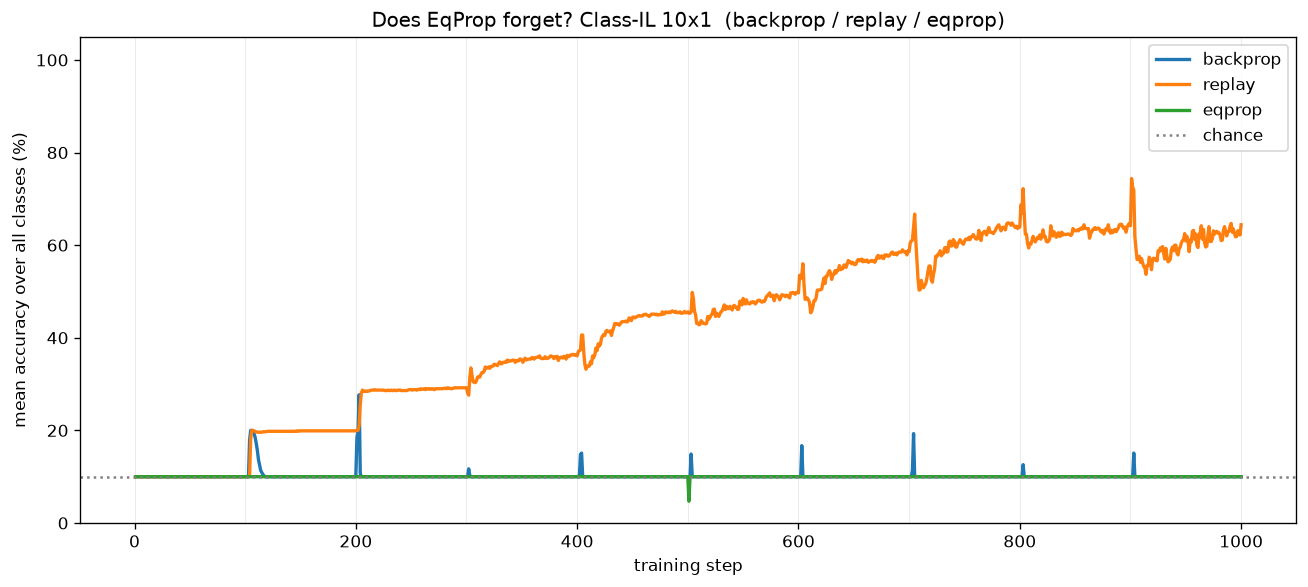

The Python source for this figure:
"""does_eqprop_forget_classil10x1
Q: Does EqProp forget under Class-IL (10x1)?
   Controls: backprop (should forget), replay (should fix it). Under test: EqProp.
   Runs this one comparison and saves one figure named after this script.
"""
import sys
import time
from pathlib import Path
ROOT = Path(__file__).resolve().parent.parent
sys.path.insert(0, str(ROOT))                      # make `src` importable from anywhere

import torch
import numpy as np
import matplotlib.pyplot as plt
from torch.utils.data import DataLoader, Subset

from src.data import load_mnist, class_indices, make_eval_set
from src.methods import make_backprop, make_replay, make_eqprop

# ============================ constants ============================
DEVICE          = "cuda" if torch.cuda.is_available() else "cpu"
DATA_DIR        = ROOT / "data"                    # <project>/data
FIG             = Path(__file__).resolve().with_suffix(".png")   # figure named after this script
IMG_SIZE        = 14
SEED            = 0
TASKS           = [[c] for c in range(10)]         # 10 tasks, one class each (10x1)
ITERS           = 100                              # weight updates per task
BATCH           = 64
EVAL_EVERY      = 1                               # evaluate every N updates
EVAL_PER_CLASS  = 100                              # held-out TEST images per class for evaluation

BP_LR                          = 0.1               # backprop control
RP_LR, RP_PER_CLASS            = 0.1, 20           # replay control
EQP_LR, EQP_BETA, EQP_DT       = 0.03, 0.3, 0.3    # eqprop (under test)
EQP_MAX_STEPS, EQP_SETTLE_PAT  = 500, 30
# ==================================================================

IN_DIM = IMG_SIZE * IMG_SIZE
train, test = load_mnist(size=IMG_SIZE, root=str(DATA_DIR))
cidx = class_indices(train)
eval_x, eval_y = make_eval_set(test, per_class=EVAL_PER_CLASS, device=DEVICE)

methods = {
    "backprop": make_backprop(in_dim=IN_DIM, lr=BP_LR, seed=SEED, device=DEVICE),
    "replay":   make_replay(train, cidx, in_dim=IN_DIM, lr=RP_LR, per_class=RP_PER_CLASS, seed=SEED, device=DEVICE),
    "eqprop":   make_eqprop(in_dim=IN_DIM, lr=EQP_LR, beta=EQP_BETA, dt=EQP_DT,
                            max_steps=EQP_MAX_STEPS, settle_patience=EQP_SETTLE_PAT, seed=SEED, device=DEVICE),
}

# columns:  cur%  = accuracy on the class(es) being trained right now (is it learning?)
#           seen% = mean accuracy over all classes seen so far   (is it forgetting them?)
#           all%  = mean over all 10 classes  (matches the plotted line)
HDR = f"{'task':>5} {'step':>6} {'cur%':>6} {'seen%':>7} {'all%':>6} {'time':>6}"


def run(name, train_step, predict):
    """Class-IL run for one method; prints a live progress row each eval; returns per-class accuracy history."""
    print(f"\n──── {name} " + "─" * max(2, 44 - len(name)))
    print(HDR)
    torch.manual_seed(SEED)
    hist = {"step": [], "acc": []}
    step, t0 = 0, time.time()
    for ti, task in enumerate(TASKS):
        seen = sorted({c for t in TASKS[:ti + 1] for c in t})
        idx = torch.cat([cidx[c] for c in task])
        loader = DataLoader(Subset(train, idx.tolist()), batch_size=BATCH, shuffle=True)
        it = iter(loader)
        for _ in range(ITERS):
            try:
                x, y = next(it)
            except StopIteration:
                it = iter(loader); x, y = next(it)
            train_step(x.to(DEVICE), y.to(DEVICE))
            step += 1
            if step % EVAL_EVERY == 0:
                pred = predict(eval_x)
                acc = [(pred[eval_y == c] == c).float().mean().item() for c in range(10)]
                hist["step"].append(step); hist["acc"].append(acc)
                cur = np.mean([acc[c] for c in task]) * 100
                seen_pct = np.mean([acc[c] for c in seen]) * 100
                all_pct = np.mean(acc) * 100
                tstr = f"{ti + 1}/{len(TASKS)}"
                print(f"{tstr:>5} {step:>6} {cur:>6.1f} {seen_pct:>7.1f} {all_pct:>6.1f} {time.time() - t0:>5.0f}s")
    return hist


results = {name: run(name, step, pred) for name, (step, pred) in methods.items()}

# --------------------------- summary table ---------------------------
print("\n" + "=" * 46)
print(f"{'method':>9} {'final all%':>12} {'peak all%':>11}")
for name, h in results.items():
    m = np.array(h["acc"]).mean(1) * 100
    print(f"{name:>9} {m[-1]:>12.1f} {m.max():>11.1f}")

# ------------------------------- plot -------------------------------
plt.figure(figsize=(11, 5))
for name, h in results.items():
    plt.plot(h["step"], np.array(h["acc"]).mean(1) * 100, lw=2, label=name)
plt.axhline(10, color="gray", ls=":", label="chance")
for k in range(len(TASKS) + 1):
    plt.axvline(k * ITERS, color="gray", lw=0.3, alpha=0.3)
plt.xlabel("training step")
plt.ylabel("mean accuracy over all classes (%)")
plt.ylim(0, 105)
plt.title("Does EqProp forget? Class-IL 10x1  (backprop / replay / eqprop)")
plt.legend()
plt.tight_layout()
plt.savefig(FIG, dpi=120, bbox_inches="tight")
plt.show()
print(f"\nsaved {FIG.name}")

fig, axes = plt.subplots(1, len(results), figsize=(5 * len(results), 4), sharey=True)
for ax, (name, h) in zip(np.atleast_1d(axes), results.items()):
    A = np.array(h["acc"]) * 100
    for c in range(10):
        ax.plot(h["step"], A[:, c], lw=0.8, alpha=0.6)
    ax.plot(h["step"], A.mean(1), "k-", lw=2)
    ax.set_title(name); ax.set_xlabel("step"); ax.set_ylim(0, 105)
axes[0].set_ylabel("per-class accuracy (%)")
plt.tight_layout(); plt.savefig(FIG.with_name(FIG.stem + "_perclass.png"), dpi=120); plt.show()
